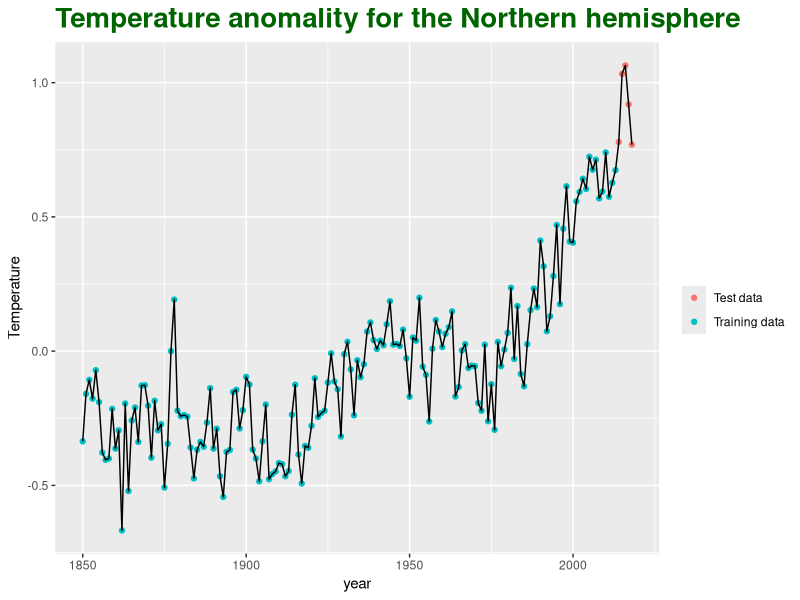

Recreate this plot in R.
## ---- chunk 1
knitr::opts_chunk$set(echo = TRUE)
library(magrittr)
library(ggplot2)
## ---- chunk 2
data <- read.table("A1_annual.txt", header = TRUE)
data['train']=c(replicate(164, 'Training data'),replicate(5, 'Test data'))
head(data)
## ---- chunk 3
p1<-ggplot(data, aes(x=year, y=nh))+
  geom_point(aes(col=train))+
  geom_line(col='black')+
  labs(title="Temperature anomality for the Northern hemisphere", 
       #subtitle="From A1_annual.txt dataset", 
       x="year", y="Temperature", 
       #caption="Question 1.1",
       color = "")+
  theme(plot.title = element_text(size = 20, face = "bold", color = "darkgreen"),
        )
p1
## ---- chunk 4

## ---- chunk 5

## ---- chunk 6

## ---- chunk 7

